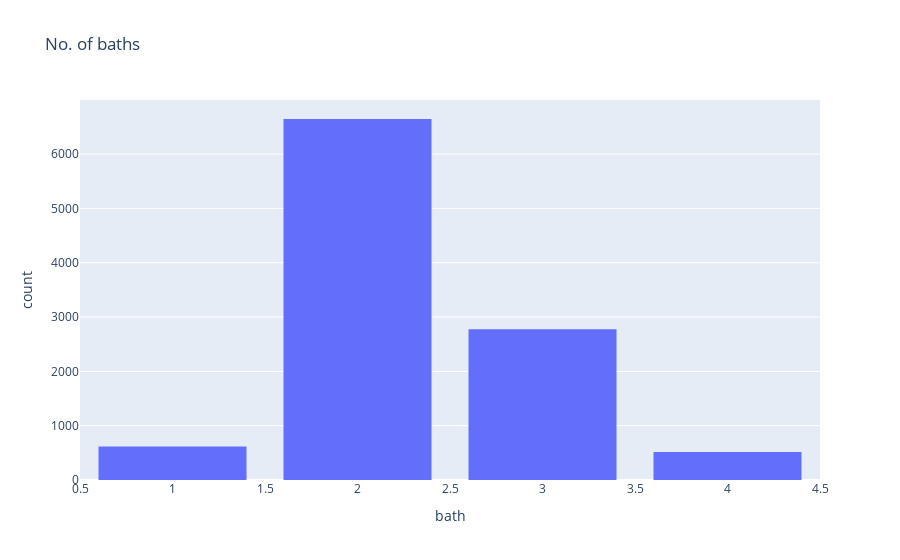

Notebook cell for this chart:
### Code cell
fig = px.histogram(df3, x='bath', title='No. of baths')
fig.update_layout(bargap=0.2)
fig.show()

### Figure 1 — Plotly figure (JSON) as saved in the notebook; plotly's stock layout.template omitted (floating-point values rounded to 4 significant figures; data arrays with more than 128 entries replaced by an {"elided": "..."} marker saying what was removed)
{"data": [{"alignmentgroup": "True", "bingroup": "x", "hovertemplate": "bath=%{x}<br>count=%{y}<extra></extra>", "legendgroup": "", "marker": {"color": "#636efa", "pattern": {"shape": ""}}, "name": "", "offsetgroup": "", "orientation": "v", "showlegend": false, "type": "histogram", "x": {"elided": "10552 int values"}, "xaxis": "x", "yaxis": "y"}], "layout": {"bargap": 0.2, "barmode": "relative", "legend": {"tracegroupgap": 0}, "title": {"text": "No. of baths"}, "xaxis": {"anchor": "y", "domain": [0, 1], "title": {"text": "bath"}}, "yaxis": {"anchor": "x", "domain": [0, 1], "title": {"text": "count"}}}}
